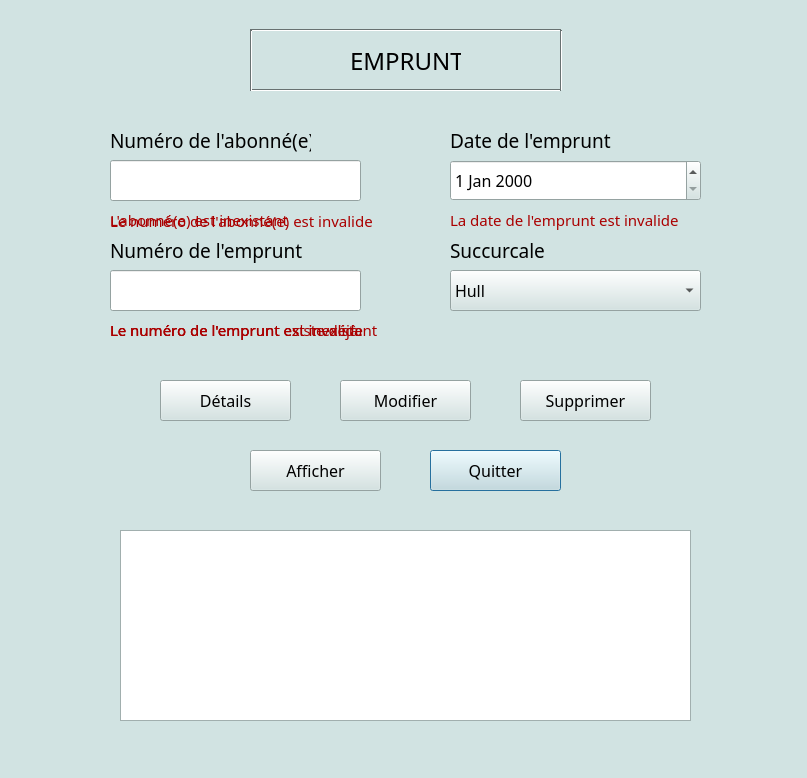
<?xml version="1.0" encoding="UTF-8"?>
<ui version="4.0">
 <class>Dialog</class>
 <widget class="QDialog" name="Dialog">
  <property name="geometry">
   <rect>
    <x>0</x>
    <y>0</y>
    <width>807</width>
    <height>778</height>
   </rect>
  </property>
  <property name="palette">
   <palette>
    <active>
     <colorrole role="WindowText">
      <brush brushstyle="SolidPattern">
       <color alpha="255">
        <red>0</red>
        <green>0</green>
        <blue>0</blue>
       </color>
      </brush>
     </colorrole>
     <colorrole role="Button">
      <brush brushstyle="SolidPattern">
       <color alpha="255">
        <red>209</red>
        <green>227</green>
        <blue>226</blue>
       </color>
      </brush>
     </colorrole>
     <colorrole role="Light">
      <brush brushstyle="SolidPattern">
       <color alpha="255">
        <red>255</red>
        <green>255</green>
        <blue>255</blue>
       </color>
      </brush>
     </colorrole>
     <colorrole role="Midlight">
      <brush brushstyle="SolidPattern">
       <color alpha="255">
        <red>232</red>
        <green>241</green>
        <blue>240</blue>
       </color>
      </brush>
     </colorrole>
     <colorrole role="Dark">
      <brush brushstyle="SolidPattern">
       <color alpha="255">
        <red>104</red>
        <green>113</green>
        <blue>113</blue>
       </color>
      </brush>
     </colorrole>
     <colorrole role="Mid">
      <brush brushstyle="SolidPattern">
       <color alpha="255">
        <red>139</red>
        <green>151</green>
        <blue>151</blue>
       </color>
      </brush>
     </colorrole>
     <colorrole role="Text">
      <brush brushstyle="SolidPattern">
       <color alpha="255">
        <red>0</red>
        <green>0</green>
        <blue>0</blue>
       </color>
      </brush>
     </colorrole>
     <colorrole role="BrightText">
      <brush brushstyle="SolidPattern">
       <color alpha="255">
        <red>255</red>
        <green>255</green>
        <blue>255</blue>
       </color>
      </brush>
     </colorrole>
     <colorrole role="ButtonText">
      <brush brushstyle="SolidPattern">
       <color alpha="255">
        <red>0</red>
        <green>0</green>
        <blue>0</blue>
       </color>
      </brush>
     </colorrole>
     <colorrole role="Base">
      <brush brushstyle="SolidPattern">
       <color alpha="255">
        <red>255</red>
        <green>255</green>
        <blue>255</blue>
       </color>
      </brush>
     </colorrole>
     <colorrole role="Window">
      <brush brushstyle="SolidPattern">
       <color alpha="255">
        <red>209</red>
        <green>227</green>
        <blue>226</blue>
       </color>
      </brush>
     </colorrole>
     <colorrole role="Shadow">
      <brush brushstyle="SolidPattern">
       <color alpha="255">
        <red>0</red>
        <green>0</green>
        <blue>0</blue>
       </color>
      </brush>
     </colorrole>
     <colorrole role="AlternateBase">
      <brush brushstyle="SolidPattern">
       <color alpha="255">
        <red>232</red>
        <green>241</green>
        <blue>240</blue>
       </color>
      </brush>
     </colorrole>
     <colorrole role="ToolTipBase">
      <brush brushstyle="SolidPattern">
       <color alpha="255">
        <red>255</red>
        <green>255</green>
        <blue>220</blue>
       </color>
      </brush>
     </colorrole>
     <colorrole role="ToolTipText">
      <brush brushstyle="SolidPattern">
       <color alpha="255">
        <red>0</red>
        <green>0</green>
        <blue>0</blue>
       </color>
      </brush>
     </colorrole>
    </active>
    <inactive>
     <colorrole role="WindowText">
      <brush brushstyle="SolidPattern">
       <color alpha="255">
        <red>0</red>
        <green>0</green>
        <blue>0</blue>
       </color>
      </brush>
     </colorrole>
     <colorrole role="Button">
      <brush brushstyle="SolidPattern">
       <color alpha="255">
        <red>209</red>
        <green>227</green>
        <blue>226</blue>
       </color>
      </brush>
     </colorrole>
     <colorrole role="Light">
      <brush brushstyle="SolidPattern">
       <color alpha="255">
        <red>255</red>
        <green>255</green>
        <blue>255</blue>
       </color>
      </brush>
     </colorrole>
     <colorrole role="Midlight">
      <brush brushstyle="SolidPattern">
       <color alpha="255">
        <red>232</red>
        <green>241</green>
        <blue>240</blue>
       </color>
      </brush>
     </colorrole>
     <colorrole role="Dark">
      <brush brushstyle="SolidPattern">
       <color alpha="255">
        <red>104</red>
        <green>113</green>
        <blue>113</blue>
       </color>
      </brush>
     </colorrole>
     <colorrole role="Mid">
      <brush brushstyle="SolidPattern">
       <color alpha="255">
        <red>139</red>
        <green>151</green>
        <blue>151</blue>
       </color>
      </brush>
     </colorrole>
     <colorrole role="Text">
      <brush brushstyle="SolidPattern">
       <color alpha="255">
        <red>0</red>
        <green>0</green>
        <blue>0</blue>
       </color>
      </brush>
     </colorrole>
     <colorrole role="BrightText">
      <brush brushstyle="SolidPattern">
       <color alpha="255">
        <red>255</red>
        <green>255</green>
        <blue>255</blue>
       </color>
      </brush>
     </colorrole>
     <colorrole role="ButtonText">
      <brush brushstyle="SolidPattern">
       <color alpha="255">
        <red>0</red>
        <green>0</green>
        <blue>0</blue>
       </color>
      </brush>
     </colorrole>
     <colorrole role="Base">
      <brush brushstyle="SolidPattern">
       <color alpha="255">
        <red>255</red>
        <green>255</green>
        <blue>255</blue>
       </color>
      </brush>
     </colorrole>
     <colorrole role="Window">
      <brush brushstyle="SolidPattern">
       <color alpha="255">
        <red>209</red>
        <green>227</green>
        <blue>226</blue>
       </color>
      </brush>
     </colorrole>
     <colorrole role="Shadow">
      <brush brushstyle="SolidPattern">
       <color alpha="255">
        <red>0</red>
        <green>0</green>
        <blue>0</blue>
       </color>
      </brush>
     </colorrole>
     <colorrole role="AlternateBase">
      <brush brushstyle="SolidPattern">
       <color alpha="255">
        <red>232</red>
        <green>241</green>
        <blue>240</blue>
       </color>
      </brush>
     </colorrole>
     <colorrole role="ToolTipBase">
      <brush brushstyle="SolidPattern">
       <color alpha="255">
        <red>255</red>
        <green>255</green>
        <blue>220</blue>
       </color>
      </brush>
     </colorrole>
     <colorrole role="ToolTipText">
      <brush brushstyle="SolidPattern">
       <color alpha="255">
        <red>0</red>
        <green>0</green>
        <blue>0</blue>
       </color>
      </brush>
     </colorrole>
    </inactive>
    <disabled>
     <colorrole role="WindowText">
      <brush brushstyle="SolidPattern">
       <color alpha="255">
        <red>104</red>
        <green>113</green>
        <blue>113</blue>
       </color>
      </brush>
     </colorrole>
     <colorrole role="Button">
      <brush brushstyle="SolidPattern">
       <color alpha="255">
        <red>209</red>
        <green>227</green>
        <blue>226</blue>
       </color>
      </brush>
     </colorrole>
     <colorrole role="Light">
      <brush brushstyle="SolidPattern">
       <color alpha="255">
        <red>255</red>
        <green>255</green>
        <blue>255</blue>
       </color>
      </brush>
     </colorrole>
     <colorrole role="Midlight">
      <brush brushstyle="SolidPattern">
       <color alpha="255">
        <red>232</red>
        <green>241</green>
        <blue>240</blue>
       </color>
      </brush>
     </colorrole>
     <colorrole role="Dark">
      <brush brushstyle="SolidPattern">
       <color alpha="255">
        <red>104</red>
        <green>113</green>
        <blue>113</blue>
       </color>
      </brush>
     </colorrole>
     <colorrole role="Mid">
      <brush brushstyle="SolidPattern">
       <color alpha="255">
        <red>139</red>
        <green>151</green>
        <blue>151</blue>
       </color>
      </brush>
     </colorrole>
     <colorrole role="Text">
      <brush brushstyle="SolidPattern">
       <color alpha="255">
        <red>104</red>
        <green>113</green>
        <blue>113</blue>
       </color>
      </brush>
     </colorrole>
     <colorrole role="BrightText">
      <brush brushstyle="SolidPattern">
       <color alpha="255">
        <red>255</red>
        <green>255</green>
        <blue>255</blue>
       </color>
      </brush>
     </colorrole>
     <colorrole role="ButtonText">
      <brush brushstyle="SolidPattern">
       <color alpha="255">
        <red>104</red>
        <green>113</green>
        <blue>113</blue>
       </color>
      </brush>
     </colorrole>
     <colorrole role="Base">
      <brush brushstyle="SolidPattern">
       <color alpha="255">
        <red>209</red>
        <green>227</green>
        <blue>226</blue>
       </color>
      </brush>
     </colorrole>
     <colorrole role="Window">
      <brush brushstyle="SolidPattern">
       <color alpha="255">
        <red>209</red>
        <green>227</green>
        <blue>226</blue>
       </color>
      </brush>
     </colorrole>
     <colorrole role="Shadow">
      <brush brushstyle="SolidPattern">
       <color alpha="255">
        <red>0</red>
        <green>0</green>
        <blue>0</blue>
       </color>
      </brush>
     </colorrole>
     <colorrole role="AlternateBase">
      <brush brushstyle="SolidPattern">
       <color alpha="255">
        <red>209</red>
        <green>227</green>
        <blue>226</blue>
       </color>
      </brush>
     </colorrole>
     <colorrole role="ToolTipBase">
      <brush brushstyle="SolidPattern">
       <color alpha="255">
        <red>255</red>
        <green>255</green>
        <blue>220</blue>
       </color>
      </brush>
     </colorrole>
     <colorrole role="ToolTipText">
      <brush brushstyle="SolidPattern">
       <color alpha="255">
        <red>0</red>
        <green>0</green>
        <blue>0</blue>
       </color>
      </brush>
     </colorrole>
    </disabled>
   </palette>
  </property>
  <property name="windowTitle">
   <string>Dialog</string>
  </property>
  <widget class="Line" name="line_emprunt2">
   <property name="geometry">
    <rect>
     <x>250</x>
     <y>20</y>
     <width>311</width>
     <height>20</height>
    </rect>
   </property>
   <property name="orientation">
    <enum>Qt::Horizontal</enum>
   </property>
  </widget>
  <widget class="Line" name="line_emprunt4">
   <property name="geometry">
    <rect>
     <x>250</x>
     <y>80</y>
     <width>311</width>
     <height>20</height>
    </rect>
   </property>
   <property name="orientation">
    <enum>Qt::Horizontal</enum>
   </property>
  </widget>
  <widget class="Line" name="line_emprunt1">
   <property name="geometry">
    <rect>
     <x>250</x>
     <y>30</y>
     <width>3</width>
     <height>61</height>
    </rect>
   </property>
   <property name="orientation">
    <enum>Qt::Vertical</enum>
   </property>
  </widget>
  <widget class="Line" name="line_emprunt3">
   <property name="geometry">
    <rect>
     <x>560</x>
     <y>30</y>
     <width>3</width>
     <height>61</height>
    </rect>
   </property>
   <property name="orientation">
    <enum>Qt::Vertical</enum>
   </property>
  </widget>
  <widget class="QLabel" name="label_titreEmprunt">
   <property name="geometry">
    <rect>
     <x>350</x>
     <y>20</y>
     <width>111</width>
     <height>81</height>
    </rect>
   </property>
   <property name="palette">
    <palette>
     <active>
      <colorrole role="Text">
       <brush brushstyle="SolidPattern">
        <color alpha="255">
         <red>255</red>
         <green>255</green>
         <blue>255</blue>
        </color>
       </brush>
      </colorrole>
     </active>
     <inactive>
      <colorrole role="Text">
       <brush brushstyle="SolidPattern">
        <color alpha="255">
         <red>255</red>
         <green>255</green>
         <blue>255</blue>
        </color>
       </brush>
      </colorrole>
     </inactive>
     <disabled>
      <colorrole role="Text">
       <brush brushstyle="SolidPattern">
        <color alpha="255">
         <red>116</red>
         <green>121</green>
         <blue>117</blue>
        </color>
       </brush>
      </colorrole>
     </disabled>
    </palette>
   </property>
   <property name="font">
    <font>
     <family>Yu Gothic UI Light</family>
     <pointsize>18</pointsize>
     <weight>50</weight>
     <bold>false</bold>
    </font>
   </property>
   <property name="text">
    <string>EMPRUNT</string>
   </property>
  </widget>
  <widget class="QLabel" name="label_numeroAbonneEmprunt">
   <property name="geometry">
    <rect>
     <x>110</x>
     <y>120</y>
     <width>201</width>
     <height>41</height>
    </rect>
   </property>
   <property name="font">
    <font>
     <family>Yu Gothic UI Light</family>
     <pointsize>14</pointsize>
    </font>
   </property>
   <property name="text">
    <string>Numéro de l'abonné(e)</string>
   </property>
  </widget>
  <widget class="QPushButton" name="pushButton_quitterEmprunt">
   <property name="geometry">
    <rect>
     <x>430</x>
     <y>450</y>
     <width>131</width>
     <height>41</height>
    </rect>
   </property>
   <property name="font">
    <font>
     <family>Yu Gothic UI Light</family>
     <pointsize>12</pointsize>
    </font>
   </property>
   <property name="text">
    <string>Quitter</string>
   </property>
  </widget>
  <widget class="QLineEdit" name="lineEdit_numeroAbonneEmprunt">
   <property name="geometry">
    <rect>
     <x>110</x>
     <y>160</y>
     <width>251</width>
     <height>41</height>
    </rect>
   </property>
  </widget>
  <widget class="QLabel" name="label_numeroEmprunt">
   <property name="geometry">
    <rect>
     <x>110</x>
     <y>230</y>
     <width>201</width>
     <height>41</height>
    </rect>
   </property>
   <property name="font">
    <font>
     <family>Yu Gothic UI Light</family>
     <pointsize>14</pointsize>
    </font>
   </property>
   <property name="text">
    <string>Numéro de l'emprunt</string>
   </property>
  </widget>
  <widget class="QLineEdit" name="lineEdit_numeroEmprunt">
   <property name="geometry">
    <rect>
     <x>110</x>
     <y>270</y>
     <width>251</width>
     <height>41</height>
    </rect>
   </property>
  </widget>
  <widget class="QDateEdit" name="dateEdit_dateEmprunt">
   <property name="geometry">
    <rect>
     <x>450</x>
     <y>160</y>
     <width>251</width>
     <height>41</height>
    </rect>
   </property>
   <property name="font">
    <font>
     <family>Yu Gothic UI Light</family>
     <pointsize>12</pointsize>
    </font>
   </property>
  </widget>
  <widget class="QComboBox" name="comboBox_succurcaleEmprunt">
   <property name="geometry">
    <rect>
     <x>450</x>
     <y>270</y>
     <width>251</width>
     <height>41</height>
    </rect>
   </property>
   <property name="font">
    <font>
     <family>Yu Gothic UI Light</family>
     <pointsize>12</pointsize>
    </font>
   </property>
   <item>
    <property name="text">
     <string>Hull</string>
    </property>
   </item>
   <item>
    <property name="text">
     <string>Gatineau</string>
    </property>
   </item>
   <item>
    <property name="text">
     <string>Ottawa</string>
    </property>
   </item>
   <item>
    <property name="text">
     <string>Mont-Tremblant</string>
    </property>
   </item>
  </widget>
  <widget class="QLabel" name="label_succurcaleEmprunt">
   <property name="geometry">
    <rect>
     <x>450</x>
     <y>230</y>
     <width>201</width>
     <height>41</height>
    </rect>
   </property>
   <property name="font">
    <font>
     <family>Yu Gothic UI Light</family>
     <pointsize>14</pointsize>
    </font>
   </property>
   <property name="text">
    <string>Succurcale</string>
   </property>
  </widget>
  <widget class="QLabel" name="label_dateEmprunt">
   <property name="geometry">
    <rect>
     <x>450</x>
     <y>120</y>
     <width>201</width>
     <height>41</height>
    </rect>
   </property>
   <property name="font">
    <font>
     <family>Yu Gothic UI Light</family>
     <pointsize>14</pointsize>
    </font>
   </property>
   <property name="text">
    <string>Date de l'emprunt</string>
   </property>
  </widget>
  <widget class="QPushButton" name="pushButton_detailsEmprunt">
   <property name="geometry">
    <rect>
     <x>160</x>
     <y>380</y>
     <width>131</width>
     <height>41</height>
    </rect>
   </property>
   <property name="font">
    <font>
     <family>Yu Gothic UI Light</family>
     <pointsize>12</pointsize>
    </font>
   </property>
   <property name="text">
    <string>Détails</string>
   </property>
  </widget>
  <widget class="QLabel" name="label_erreurNumeroAbonneExistePas">
   <property name="geometry">
    <rect>
     <x>110</x>
     <y>200</y>
     <width>311</width>
     <height>41</height>
    </rect>
   </property>
   <property name="font">
    <font>
     <family>Yu Gothic UI Light</family>
     <pointsize>11</pointsize>
    </font>
   </property>
   <property name="text">
    <string>&lt;html&gt;&lt;head/&gt;&lt;body&gt;&lt;p&gt;&lt;span style=&quot; color:#aa0000;&quot;&gt;L'abonné(e) est inexistant&lt;/span&gt;&lt;/p&gt;&lt;/body&gt;&lt;/html&gt;</string>
   </property>
  </widget>
  <widget class="QLabel" name="label_erreurNumeroEmpruntInvalide">
   <property name="geometry">
    <rect>
     <x>110</x>
     <y>310</y>
     <width>311</width>
     <height>41</height>
    </rect>
   </property>
   <property name="font">
    <font>
     <family>Yu Gothic UI Light</family>
     <pointsize>11</pointsize>
    </font>
   </property>
   <property name="text">
    <string>&lt;html&gt;&lt;head/&gt;&lt;body&gt;&lt;p&gt;&lt;span style=&quot; color:#aa0000;&quot;&gt;Le numéro de l'emprunt est invalide&lt;/span&gt;&lt;/p&gt;&lt;/body&gt;&lt;/html&gt;</string>
   </property>
  </widget>
  <widget class="QLabel" name="label_dateEmpruntInvalide">
   <property name="geometry">
    <rect>
     <x>450</x>
     <y>200</y>
     <width>311</width>
     <height>41</height>
    </rect>
   </property>
   <property name="font">
    <font>
     <family>Yu Gothic UI Light</family>
     <pointsize>11</pointsize>
    </font>
   </property>
   <property name="text">
    <string>&lt;html&gt;&lt;head/&gt;&lt;body&gt;&lt;p&gt;&lt;span style=&quot; color:#aa0000;&quot;&gt;La date de l'emprunt est invalide&lt;/span&gt;&lt;/p&gt;&lt;/body&gt;&lt;/html&gt;</string>
   </property>
  </widget>
  <widget class="QLabel" name="label_erreurNumeroEmpruntExiste">
   <property name="geometry">
    <rect>
     <x>110</x>
     <y>310</y>
     <width>311</width>
     <height>41</height>
    </rect>
   </property>
   <property name="font">
    <font>
     <family>Yu Gothic UI Light</family>
     <pointsize>11</pointsize>
    </font>
   </property>
   <property name="text">
    <string>&lt;html&gt;&lt;head/&gt;&lt;body&gt;&lt;p&gt;&lt;span style=&quot; color:#aa0000;&quot;&gt;Le numéro de l'emprunt existe déjà&lt;/span&gt;&lt;/p&gt;&lt;/body&gt;&lt;/html&gt;</string>
   </property>
  </widget>
  <widget class="QTextBrowser" name="textBrowser_emprunt">
   <property name="geometry">
    <rect>
     <x>120</x>
     <y>530</y>
     <width>571</width>
     <height>191</height>
    </rect>
   </property>
  </widget>
  <widget class="QPushButton" name="pushButton_modifierEmprunt">
   <property name="geometry">
    <rect>
     <x>340</x>
     <y>380</y>
     <width>131</width>
     <height>41</height>
    </rect>
   </property>
   <property name="font">
    <font>
     <family>Yu Gothic UI Light</family>
     <pointsize>12</pointsize>
    </font>
   </property>
   <property name="text">
    <string>Modifier</string>
   </property>
  </widget>
  <widget class="QPushButton" name="pushButton_supprimerEmprunt">
   <property name="geometry">
    <rect>
     <x>520</x>
     <y>380</y>
     <width>131</width>
     <height>41</height>
    </rect>
   </property>
   <property name="palette">
    <palette>
     <active>
      <colorrole role="WindowText">
       <brush brushstyle="SolidPattern">
        <color alpha="255">
         <red>255</red>
         <green>170</green>
         <blue>0</blue>
        </color>
       </brush>
      </colorrole>
     </active>
     <inactive>
      <colorrole role="WindowText">
       <brush brushstyle="SolidPattern">
        <color alpha="255">
         <red>255</red>
         <green>170</green>
         <blue>0</blue>
        </color>
       </brush>
      </colorrole>
     </inactive>
     <disabled>
      <colorrole role="WindowText">
       <brush brushstyle="SolidPattern">
        <color alpha="255">
         <red>104</red>
         <green>113</green>
         <blue>113</blue>
        </color>
       </brush>
      </colorrole>
     </disabled>
    </palette>
   </property>
   <property name="font">
    <font>
     <family>Yu Gothic UI Light</family>
     <pointsize>12</pointsize>
    </font>
   </property>
   <property name="text">
    <string>Supprimer</string>
   </property>
  </widget>
  <widget class="QPushButton" name="pushButton_afficherEmprunt">
   <property name="geometry">
    <rect>
     <x>250</x>
     <y>450</y>
     <width>131</width>
     <height>41</height>
    </rect>
   </property>
   <property name="palette">
    <palette>
     <active>
      <colorrole role="WindowText">
       <brush brushstyle="SolidPattern">
        <color alpha="255">
         <red>255</red>
         <green>170</green>
         <blue>0</blue>
        </color>
       </brush>
      </colorrole>
     </active>
     <inactive>
      <colorrole role="WindowText">
       <brush brushstyle="SolidPattern">
        <color alpha="255">
         <red>255</red>
         <green>170</green>
         <blue>0</blue>
        </color>
       </brush>
      </colorrole>
     </inactive>
     <disabled>
      <colorrole role="WindowText">
       <brush brushstyle="SolidPattern">
        <color alpha="255">
         <red>104</red>
         <green>113</green>
         <blue>113</blue>
        </color>
       </brush>
      </colorrole>
     </disabled>
    </palette>
   </property>
   <property name="font">
    <font>
     <family>Yu Gothic UI Light</family>
     <pointsize>12</pointsize>
    </font>
   </property>
   <property name="text">
    <string>Afficher</string>
   </property>
  </widget>
  <widget class="QLabel" name="label_erreurNumeroAbonneInvalide">
   <property name="geometry">
    <rect>
     <x>110</x>
     <y>210</y>
     <width>311</width>
     <height>51</height>
    </rect>
   </property>
   <property name="font">
    <font>
     <family>Yu Gothic UI Light</family>
     <pointsize>11</pointsize>
    </font>
   </property>
   <property name="text">
    <string>&lt;!DOCTYPE HTML PUBLIC &quot;-//W3C//DTD HTML 4.0//EN&quot; &quot;http://www.w3.org/TR/REC-html40/strict.dtd&quot;&gt;
&lt;html&gt;&lt;head&gt;&lt;meta name=&quot;qrichtext&quot; content=&quot;1&quot; /&gt;&lt;style type=&quot;text/css&quot;&gt;
p, li { white-space: pre-wrap; }
&lt;/style&gt;&lt;/head&gt;&lt;body style=&quot; font-family:'Yu Gothic UI Light'; font-size:11pt; font-weight:400; font-style:normal;&quot;&gt;
&lt;p style=&quot; margin-top:12px; margin-bottom:12px; margin-left:0px; margin-right:0px; -qt-block-indent:0; text-indent:0px;&quot;&gt;&lt;span style=&quot; color:#aa0000;&quot;&gt;Le numéro de l'abonné(e) est invalide&lt;/span&gt;&lt;/p&gt;
&lt;p style=&quot;-qt-paragraph-type:empty; margin-top:12px; margin-bottom:12px; margin-left:0px; margin-right:0px; -qt-block-indent:0; text-indent:0px; color:#aa0000;&quot;&gt;&lt;br /&gt;&lt;/p&gt;&lt;/body&gt;&lt;/html&gt;</string>
   </property>
  </widget>
  <widget class="QLabel" name="label_erreurNumeroEmpruntInexistant">
   <property name="geometry">
    <rect>
     <x>110</x>
     <y>310</y>
     <width>311</width>
     <height>41</height>
    </rect>
   </property>
   <property name="font">
    <font>
     <family>Yu Gothic UI Light</family>
     <pointsize>11</pointsize>
    </font>
   </property>
   <property name="text">
    <string>&lt;html&gt;&lt;head/&gt;&lt;body&gt;&lt;p&gt;&lt;span style=&quot; color:#aa0000;&quot;&gt;Le numéro de l'emprunt est inexistant&lt;/span&gt;&lt;/p&gt;&lt;/body&gt;&lt;/html&gt;</string>
   </property>
  </widget>
 </widget>
 <resources/>
 <connections/>
</ui>
